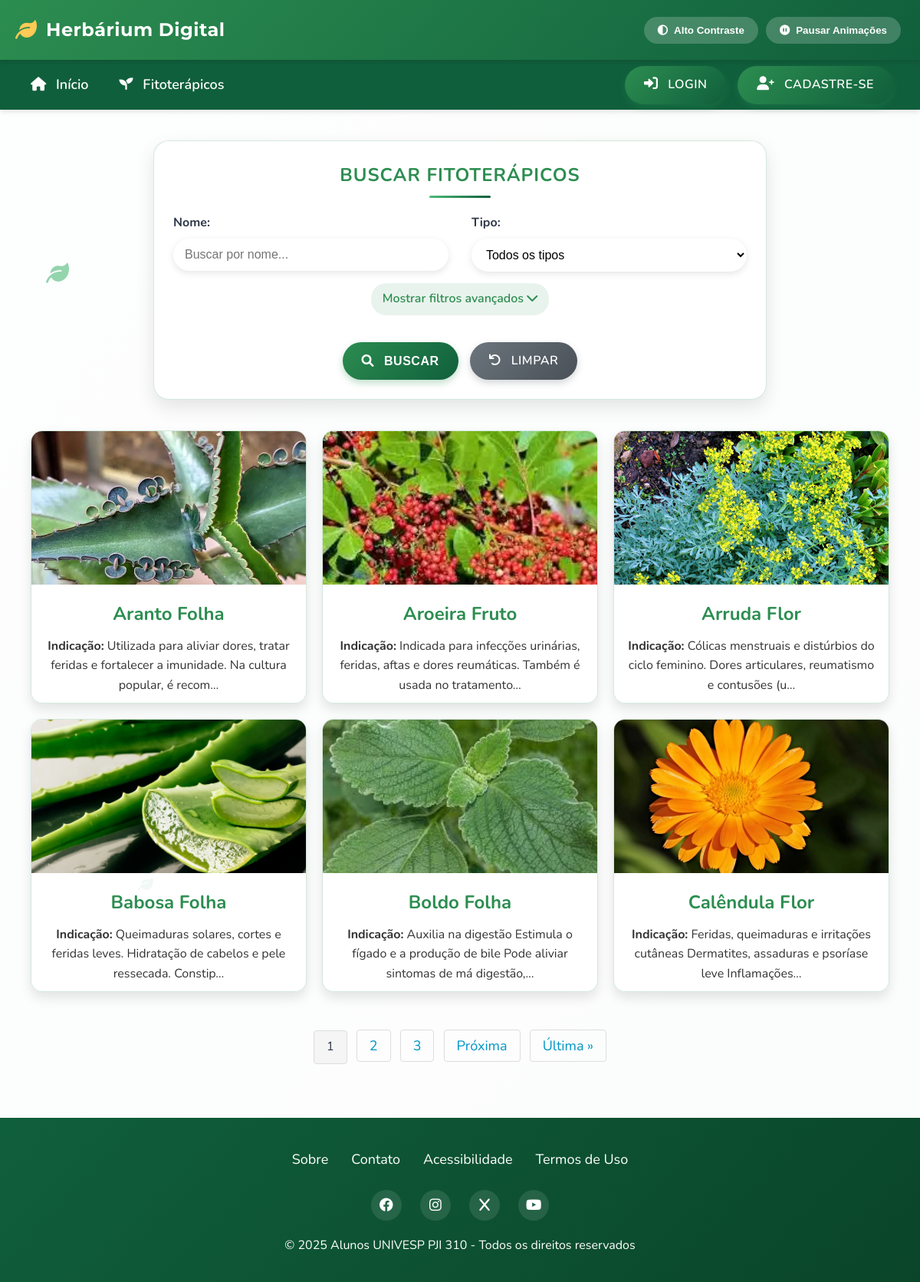
The app's page /fitoterapico/, older data.
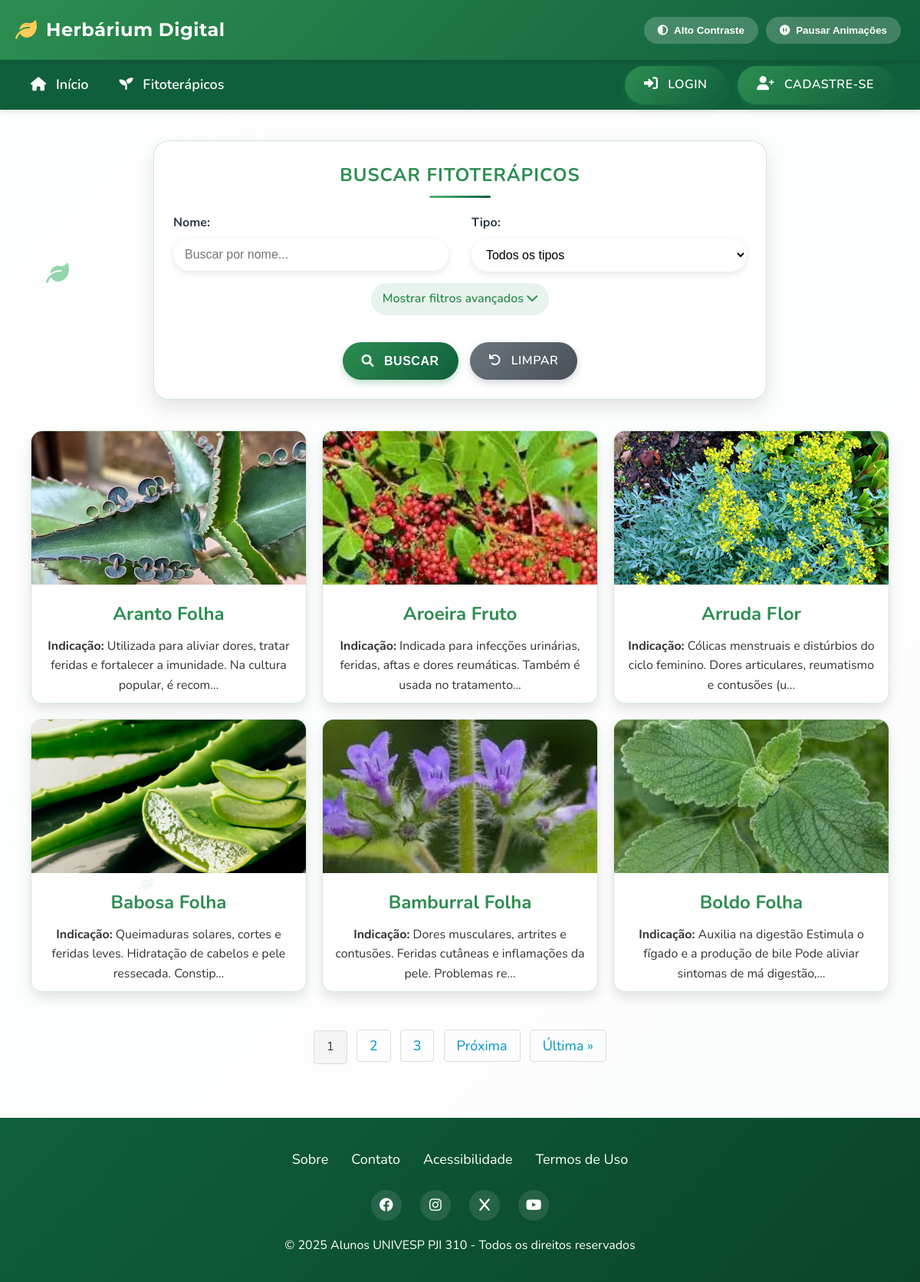
The same page, newer data.
### fitoterapico/models.py (models this page shows, shortened)
class Fitoterapico(models.Model):
    id = models.AutoField(primary_key=True)
    nome = models.CharField(max_length=100)
    tipo = models.ForeignKey(Tipo, on_delete=models.PROTECT, related_name='fitoterapico_tipo')
    especie = models.CharField(max_length=100)
    familia = models.CharField(max_length=100, blank=True, null=True)
    descricao = models.TextField()
    propriedades = models.TextField()
    indicacao = models.TextField()
    modo_uso = models.TextField()
    dosagem = models.CharField(max_length=100, blank=True, null=True)
    efeito_colateral = models.TextField(blank=True, null=True)
    preco = models.FloatField(blank=True, null=True, validators=[MinValueValidator(0)])
    foto = models.ImageField(upload_to='fitoterapico/', blank=True, null=True)
    bio = models.TextField(blank=True, null=True)
    class Meta:
        ordering = ['nome']

class Tipo(models.Model):
    id = models.AutoField(primary_key=True)
    nome = models.CharField(max_length=200)
    def __str__(self):
        return self.nome

### fitoterapico/views.py (the view)
# urls.py: path('fitoterapico/', FitoterapicoListView.as_view(), name='fitoterapico_list'),
class FitoterapicoListView(ListView):
    model = Fitoterapico
    template_name = 'fitoterapico.html'
    context_object_name = 'fitoterapico'
    paginate_by = 6
    def get_queryset(self):
        fitoterapico = super().get_queryset().order_by('nome')
        search = self.request.GET.get('search', '')
        tipo = self.request.GET.get('tipo', '')
        indicacao = self.request.GET.get('indicacao', '')
        if search:
            fitoterapico = fitoterapico.filter(nome__icontains=search)
        if tipo:
            fitoterapico = fitoterapico.filter(tipo__id=tipo)
        if indicacao:
            fitoterapico = fitoterapico.filter(indicacao__icontains=indicacao)
        return fitoterapico
    def get_context_data(self, **kwargs):
        context = super().get_context_data(**kwargs)
        from fitoterapico.models import Tipo
        context['search'] = self.request.GET.get('search', '')
        context['tipo_selecionado'] = self.request.GET.get('tipo', '')
        context['indicacao'] = self.request.GET.get('indicacao', '')
        context['tipos'] = Tipo.objects.all()
        return context

### fitoterapico/templates/fitoterapico.html (shortened to what this page needs)
{% extends "base.html" %}
{% block content %}
  <form method="GET" action="{% url 'fitoterapico_list' %}" class="search-form">
    <h3>Buscar Fitoterápicos</h3>
    <div class="search-row">
      <div class="search-group">
        <label for="search">Nome:</label>
        <input type="text" id="search" name="search" placeholder="Buscar por nome..." value="{{ search }}">
      </div>
      <div class="search-group">
        <label for="tipo">Tipo:</label>
        <select id="tipo" name="tipo">
          <option value="">Todos os tipos</option>
        </select>
      </div>
    </div>
    <div class="search-toggle" onclick="toggleAdvancedSearch()">
      <span id="toggle-text">Mostrar filtros avançados</span> <i class="fas fa-chevron-down" id="toggle-icon"></i>
    </div>
    <div class="search-actions">
      <button type="submit" class="btn"><i class="fas fa-search"></i> Buscar</button>
      <a href="{% url 'fitoterapico_list' %}" class="btn btn-reset"><i class="fas fa-undo"></i> Limpar</a>
    </div>
  </form>
  <div class="fitoterapico-grid">
    {% if fitoterapico %}
      {% for fitoterapico in fitoterapico %}
        <a href="{% url 'fitoterapico_detail' fitoterapico.pk %}">
          <div class="fitoterapico-card">
            {% if fitoterapico.foto %}
              <img src="{{ fitoterapico.foto.url }}" alt="{{ fitoterapico.nome }} - {{ fitoterapico.tipo }}" loading="lazy">
            {% else %}
              <p class="no-foto">Imagem não disponível</p>
            {% endif %}
            <h2>{{ fitoterapico.nome }} {{ fitoterapico.tipo }}</h2>
            <p><strong>Indicação:</strong> {{ fitoterapico.indicacao|truncatechars:100 }}</p>
          </div>
        </a>
      {% endfor %}
    {% else %}
      <p class="no-results">Nenhum fitoterapico encontrado.</p>
    {% endif %}
  </div>
  {% if is_paginated %}
  <div class="pagination">
    {% for num in page_obj.paginator.page_range %}
      {% if page_obj.number == num %}
        <span class="current">{{ num }}</span>
      {% elif num > page_obj.number|add:'-3' and num < page_obj.number|add:'3' %}
        <a href="?page={{ num }}{% if search %}&search={{ search }}{% endif %}">{{ num }}</a>
      {% endif %}
    {% endfor %}
    {% if page_obj.has_next %}
      <a href="?page={{ page_obj.next_page_number }}{% if search %}&search={{ search }}{% endif %}">Próxima</a>
      <a href="?page={{ page_obj.paginator.num_pages }}{% if search %}&search={{ search }}{% endif %}">Última &raquo;</a>
    {% endif %}
  </div>
  {% endif %}
{% endblock %}

### app/templates/base.html (shortened to what this page needs)
<!DOCTYPE html>
<html lang="pt-br">
<head>
  <link href="https://cdnjs.cloudflare.com/ajax/libs/font-awesome/6.0.0-beta3/css/all.min.css" rel="stylesheet">
</head>
<body>
  <div class="floating-element leaf1"><i class="fas fa-leaf" aria-hidden="true"></i></div>
  <div class="floating-element leaf2"></div>
  <div class="floating-element leaf3"></div>
  <header>
    <div class="header-content">
      <div class="logo">
        <i class="fas fa-leaf" aria-hidden="true"></i>
        <h1>Herbárium Digital</h1>
      </div>
      <div class="accessibility-controls">
        <button class="contrast-btn" onclick="toggleContrast()" aria-label="Alternar modo de alto contraste">
          <i class="fas fa-adjust" aria-hidden="true"></i>
          <span>Alto Contraste</span>
        </button>
        <button class="animation-btn" onclick="toggleAnimations()" aria-label="Pausar ou retomar animações">
          <i class="fas fa-pause-circle" aria-hidden="true"></i>
          <span>Pausar Animações</span>
        </button>
      </div>
    </div>
  </header>
  <nav role="navigation" aria-label="Menu principal">
    <div class="nav-container">
      <ul>
        <li><a href="{% url 'home' %}" aria-label="Ir para página inicial"><i class="fas fa-home" aria-hidden="true"></i> Início</a></li>
        <li><a href="{% url 'fitoterapico_list' %}" aria-label="Ver lista de fitoterápicos"><i class="fas fa-seedling" aria-hidden="true"></i> Fitoterápicos</a></li>
      </ul>
      <div class="user-info" aria-label="Informações do usuário">
        {% if user.is_authenticated %}
          <i class="fas fa-user-circle" aria-hidden="true"></i>
          <span>Olá, {{ user.username }}</span>
          <a href="{% url 'logout' %}" class="btn btn-secondary" style="margin-left: 15px;" aria-label="Sair da conta">
            <i class="fas fa-sign-out-alt" aria-hidden="true"></i> Sair
          </a>
        {% else %}
          <a href="{% url 'login' %}" class="btn" aria-label="Fazer login">
            <i class="fas fa-sign-in-alt" aria-hidden="true"></i> Login
          </a>
          <a href="{% url 'registro' %}" class="btn btn-secondary" style="margin-left: 15px;" aria-label="Cadastrar-se no sistema">
            <i class="fas fa-user-plus" aria-hidden="true"></i> Cadastre-se
          </a>
        {% endif %}
      </div>
    </div>
  </nav>
  <main>
    <div class="container">
      {% block content %}{% endblock %}
    </div>
  </main>
  <footer>
    <div class="footer-content">
      <div class="footer-links">
        <a href="/sobre" aria-label="Sobre o Herbárium Digital">Sobre</a>
        <a href="/contato" aria-label="Entre em contato conosco">Contato</a>
        <a href="/acessibilidade" aria-label="Informações sobre acessibilidade">Acessibilidade</a>
        <a href="/termos" aria-label="Termos de uso do site">Termos de Uso</a>
      </div>
      <div class="social-icons">
        <a href="https://facebook.com/univespoficial/?locale=pt_BR" aria-label="Visite nossa página no Facebook" target="_blank" rel="noopener"><i class="fab fa-facebook" aria-hidden="true"></i></a>
        <a href="https://instagram.com/univespoficial/" aria-label="Siga-nos no Instagram" target="_blank" rel="noopener"><i class="fab fa-instagram" aria-hidden="true"></i></a>
        <a href="https://twitter.com" aria-label="Siga-nos no X" target="_blank" rel="noopener"><i class="fa-brands fa-x" aria-hidden="true"></i></a>
        <a href="https://youtu.be/dYs5F-IIaAw" aria-label="Visite nosso canal no YouTube" target="_blank" rel="noopener"><i class="fab fa-youtube" aria-hidden="true"></i></a>
      </div>
      <p>&copy; 2025 Alunos UNIVESP PJI 310 - Todos os direitos reservados</p>
    </div>
  </footer>
</body>
</html>

### fitoterapico/templates/fitoterapico.html (style rules this page uses)
.fitoterapico-grid { display: grid; grid-template-columns: repeat(3, 1fr); gap: 20px; margin: 0 auto; max-width: 1200px; padding: 20px; position: relative; z-index: 1; }
.fitoterapico-card { background-color: rgba(255, 255, 255, 0.9); box-shadow: 0 8px 15px rgba(0, 0, 0, 0.1); border-radius: 15px; overflow: hidden; text-align: center; transition: all 0.3s ease; border: 1px solid rgba(44, 141, 80, 0.2); }
.fitoterapico-card img { width: 100%; height: 200px; object-fit: cover; }
.fitoterapico-card h2 { font-size: 1.5rem; margin: 10px; color: var(--primary-color); }
.fitoterapico-card p { font-size: 1rem; margin-bottom: 10px; padding: 0 15px; }
form { display: block; margin-bottom: 20px; text-align: center; padding: 20px; }
input[type="text"], select, input[type="number"] { padding: 12px 15px; font-size: 16px; border: none; border-radius: 30px; width: 100%; box-sizing: border-box; transition: all 0.3s ease; box-shadow: 0 3px 10px rgba(0, 0, 0, 0.1); background-color: white; }
button[type="submit"], .btn { background: linear-gradient(135deg, var(--primary-color) 0%, var(--primary-dark) 100%); color: #fff; border: none; padding: 12px 25px; font-size: 16px; border-radius: 30px; cursor: pointer; transition: all 0.3s ease; box-shadow: 0 4px 10px rgba(44, 141, 80, 0.3); text-transform: uppercase; font-weight: 600; letter-spacing: 0.5px; }
a { font-size: 18px; color: #333; text-decoration: none; }
.pagination { text-align: center; margin: 20px 0; padding: 10px; }
.pagination a { color: #0096c7; padding: 8px 16px; text-decoration: none; border: 1px solid #ddd; margin: 0 4px; border-radius: 4px; transition: all 0.3s ease; }
.pagination .current { display: inline-block; padding: 8px 16px; background-color: #f5f5f5; border: 1px solid #ddd; border-radius: 4px; margin: 0 4px; }
.search-form { max-width: 800px; margin: 0 auto 20px; padding: 25px; background-color: rgba(255, 255, 255, 0.9); border-radius: 20px; box-shadow: 0 10px 25px rgba(0, 0, 0, 0.1); position: relative; z-index: 1; border: 1px solid rgba(44, 141, 80, 0.2); box-sizing: border-box; }
.search-form h3 { margin-top: 0; margin-bottom: 20px; text-align: center; color: var(--primary-color); font-size: 24px; font-weight: 700; text-transform: uppercase; letter-spacing: 1px; position: relative; padding-bottom: 10px; }
.search-form h3:after { content: ""; position: absolute; bottom: 0; left: 50%; transform: translateX(-50%); width: 80px; height: 3px; background: linear-gradient(90deg, var(--primary-light), var(--primary-dark)); border-radius: 3px; }
.search-row { display: flex; flex-wrap: wrap; gap: 15px; margin-bottom: 15px; justify-content: space-between; }
.search-group { flex: 1; min-width: 200px; max-width: 48%; }
.search-group label { display: block; margin-bottom: 8px; font-weight: bold; text-align: left; }
.search-actions { display: flex; justify-content: center; gap: 15px; margin-top: 20px; }
.btn-reset { background: linear-gradient(135deg, #6c757d 0%, #495057 100%); box-shadow: 0 4px 10px rgba(108, 117, 125, 0.3); }
.search-toggle { text-align: center; margin-bottom: 15px; cursor: pointer; color: var(--primary-color); font-weight: 600; padding: 8px 15px; border-radius: 20px; display: inline-block; transition: all 0.3s ease; background-color: rgba(44, 141, 80, 0.1); }

Row changes from the older to the newer data that the page shows:
no longer on this page (row unchanged): Fitoterapico: foto (picture), nome "Calêndula", tipo "Flor", indicacao "Feridas, queimaduras e irritações cutâneas Dermatites, assaduras e psoríase leve Inflamações…"
added Fitoterapico: foto (picture), nome "Bamburral", tipo "Folha", indicacao "Dores musculares, artrites e contusões. Feridas cutâneas e inflamações da pele. Problemas re…"
